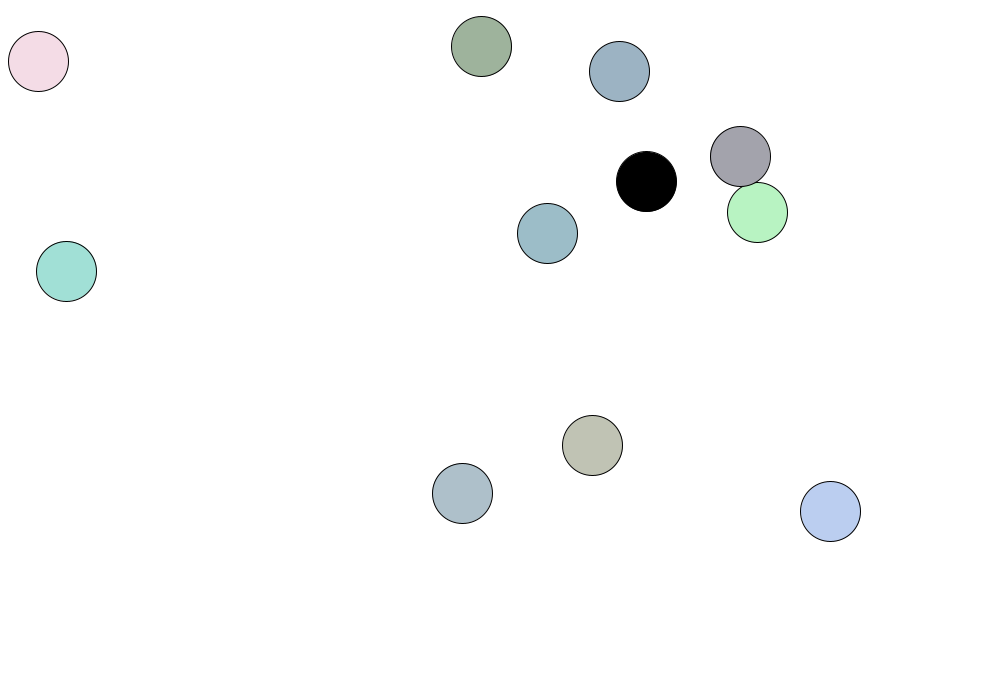
Frame 1 (no input)
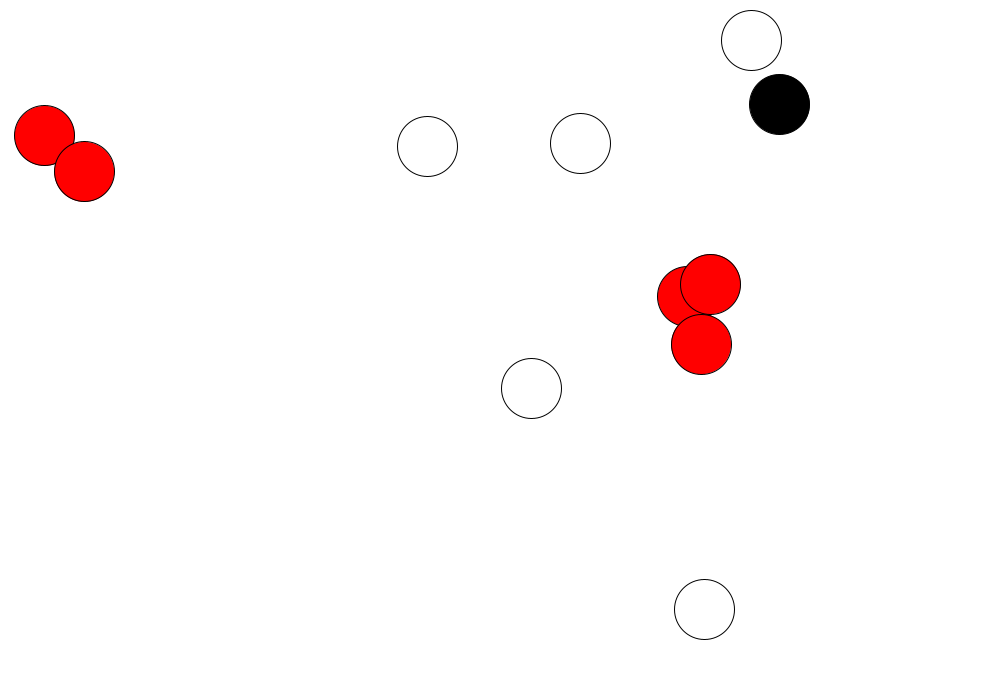
Frame 60 (the mouse pressed at the canvas centre just before this capture)
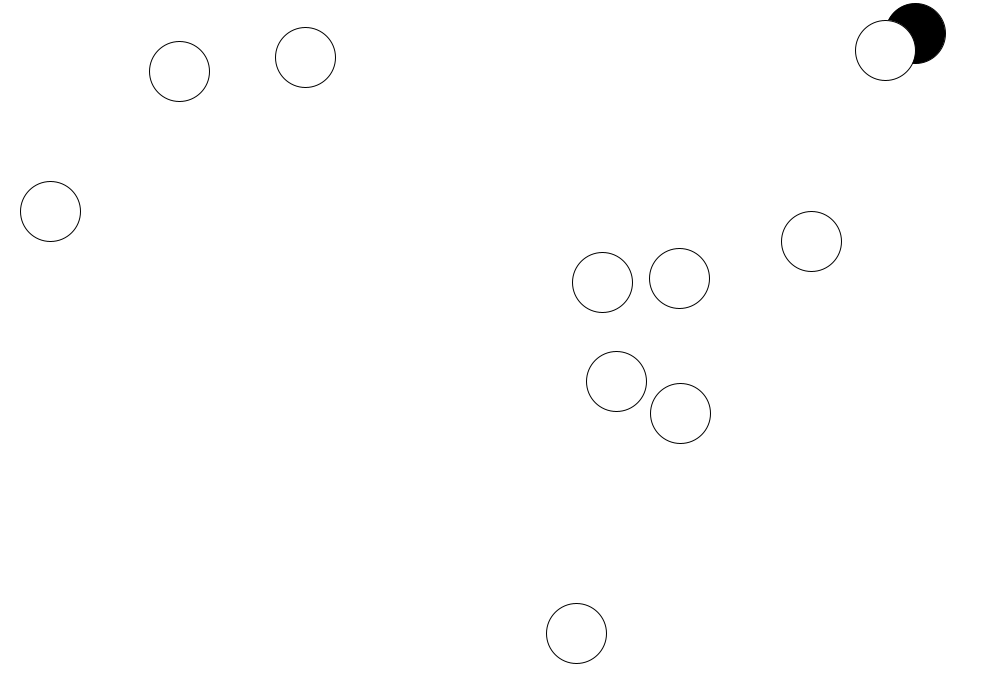
Frame 120 (the mouse held since frame 60 and released just before this capture)

The Processing sketch that drew these frames (run headless with seeded random() and noise(); from frame 60 on, the mouse is pressed at the canvas centre):

// Processing sketch: Collisions
// ── Collisions.pde
//Goals:
//1. Read through the class, see how this does some of the things that you did when detecting collisions

//2. Add code to constrain the Mover to the screen.
// constrainInView() is the code that should do this. It just makes sure that the objects aren't half off the screen and stuck in the walls!

//3 You must complete part B by writing out sentences!
//a. How does this collision detection differ from your way from friday?
//b. Discuss with a neighbor, put a comment with the differences pros/cons next to the collision code!!! 
//c. Add some collision behavior like bouncing or something other than turning red/white.

//4. Add something to the up/down keys. 
//Ideas: 
//gravity up or down
//Add or remove a mover (10 max, 0 minimum)
//adjust all mover's speeds + or -

//5. 
//a. Add an instance varible to a Mover that holds a PImage. When you construct a Mover, load a default image from a file (pokeball or something)
//b. Modify the display command - when there is an image, display the image instead of a circle. When the image == null, then display the circle.
//c. Add a new variable to the constructor for the filename that your Mover uses as an image. Use different files for different movers (player especially!)



Mover player;
Mover [] others;

void setup() {
  size(1000, 700); 

  player = new Mover();
  //set player to black 
  player.c = color(0);

  //initialize the array of movers
  others = new Mover[10];
  for (int i = 0; i < others.length; i++) {
    others[i] = new Mover();
  }
}

void draw() {
  background(255);

  player.display();
  player.update();

  //how are collisions handled?
  for (int i = 0; i < others.length; i++) {
    others[i].update();
    others[i].display();
    others[i].checkCollisions(others);
  }
  //why doin't they affect the player?
  //how can we make them affect the player?
}

/* 
 Look at the keyPressed documentation!
 */
void keyPressed() {
  //Use println to see what the keycodes are!

  println(keyCode);

  //UP
  if (keyCode == 38) {
    //run code that will modify player
  }


  //DOWN
  if (keyCode == 40) {
    //run code that will modify player
  }
}




class Mover {
  PVector position, velocity, acceleration;
  float size;
  color c;


  //CONSTRUCTORS

  //constructor that takes all the different properties, can be used by other constructors
  Mover(float x, float y, float dx, float dy, float ax, float ay) {
    c = color(random(100)+155, random(100)+155, random(100)+155);
    size = 60.0;
    position = new PVector(x, y);
    velocity = new PVector(dx, dy);
    acceleration = new PVector(ax, ay);
  }

  //Constructor that uses the other constructor, this(parameters) is how one constructor can call another. 
  Mover(float x, float y) {
    this(x, y, 0.0, 0.0, 0.0, 0.0);
  }
  //Alternate way of defining position using x,y
  Mover(PVector position) {
    this(position.x, position.y, 0.0, 0.0, 0.0, 0.0);
  }

  Mover() {
    this(random(width), random(height), random(5.0)-2.5, random(5.0)-2.5, 0.0, 0.0);
    constrainInView();
  }


  //METHODS THAT GET/SHOW INFORMATION

  void display() {

    fill(c);
    ellipse(position.x, position.y, size, size);
    /**display the time till change
     fill(255);
     text(framesTillChange, position.x, position.y);
     */
  }



  boolean isNearby(Mover other, float nearbyDistance) {
    return dist(position.x, position.y, other.position.x, other.position.y) < (size+other.size)/2 + nearbyDistance;
  }

  //use other functions if it makes sense to do so.
  boolean isTouching(Mover other) {
    return isNearby(other, 0.0);
  }



  //METHODS THAT MODIFY THE OBJECT

  //This is the main change object method that does everything you need.
  void update() {
    position.add(velocity);
    velocity.add(acceleration);

    //limit to 10 speed (can make the limit a constant or a variable
    velocity.limit(10);

    //reset acceleration to 0 so that it must be applied every frame (gravity isn't cumilative)
    acceleration.mult(0);

    //check walls
    bounce();
  }
  
  void checkCollisions(Mover[] all){
    //check for collisions against ANY of them except itself.
    //store the result in a boolean.
    boolean collided = false;
    for(int i = 0; i < all.length; i++){
     if(this != all[i]){
       if( isTouching(all[i]) ) {
          collided = true;
       }
     }
    }

    //depending on the check from above
    //run the collision code only once, or run non-collision code!
    if(collided){
     c = color(255,0,0); 
    }else{
     c = color(255,255,255); 
    }
  }

  //Note on acceleration:
  //acceleration should be reset after every move. 
  //new forces are then applied at each frame of the animation


  //effects of acceleration are not affected by mass
  void applyAcceleration(PVector acc) {
    acceleration.add(acc);
  }

  void bounce() {
    if (position.x < size/2) {
      velocity.x *= -1;
    }
    if (position.x > width - size/2) {
      velocity.x *= -1;
    }
    if (position.y < size/2) {
      velocity.y *= -1;
    }
    if (position.y > height - size/2) {
      velocity.y *= -1;
    }

    //keep on the screen!
    constrainInView();
  }
  
  void constrainInView() {
    //move back into the screen if you end up off the screen, prevents getting stuck in a wall.
  }

}
